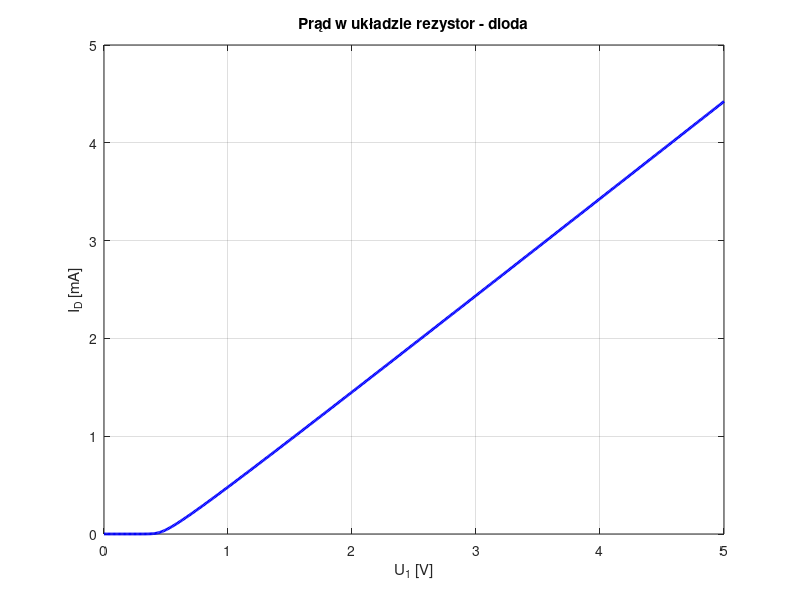

The MATLAB source for this figure:
R1 = 1e3;     
U1 = 0:0.01:5;

Is = 1e-12;   
Ut = 26e-3;  

ID = zeros(1, length(U1)); 

tol = 1e-8; 

for k = 1:length(U1)
    a = 0; 
    b = U1(k) / R1; 

    if b == 0
        b = 1e-6; 
    end

    while ((b - a) / 2) > tol
        c = (a + b) / 2; 

        fa = a - Is * (exp((U1(k) - a * R1) / Ut) - 1);
        fc = c - Is * (exp((U1(k) - c * R1) / Ut) - 1);

        if fc == 0
            break; % idealne miejsce zerowe
        end

        if fa * fc < 0 
            b = c;
        else           
            a = c;
        end
    end

    Ix = (a + b) / 2;
    ID(k) = Ix;
end

figure;
plot(U1, ID * 1000, 'b-', 'LineWidth', 2);
xlabel('U_1 [V]');
ylabel('I_D [mA]');
title('Prąd w układzie rezystor - dioda');
grid on;
